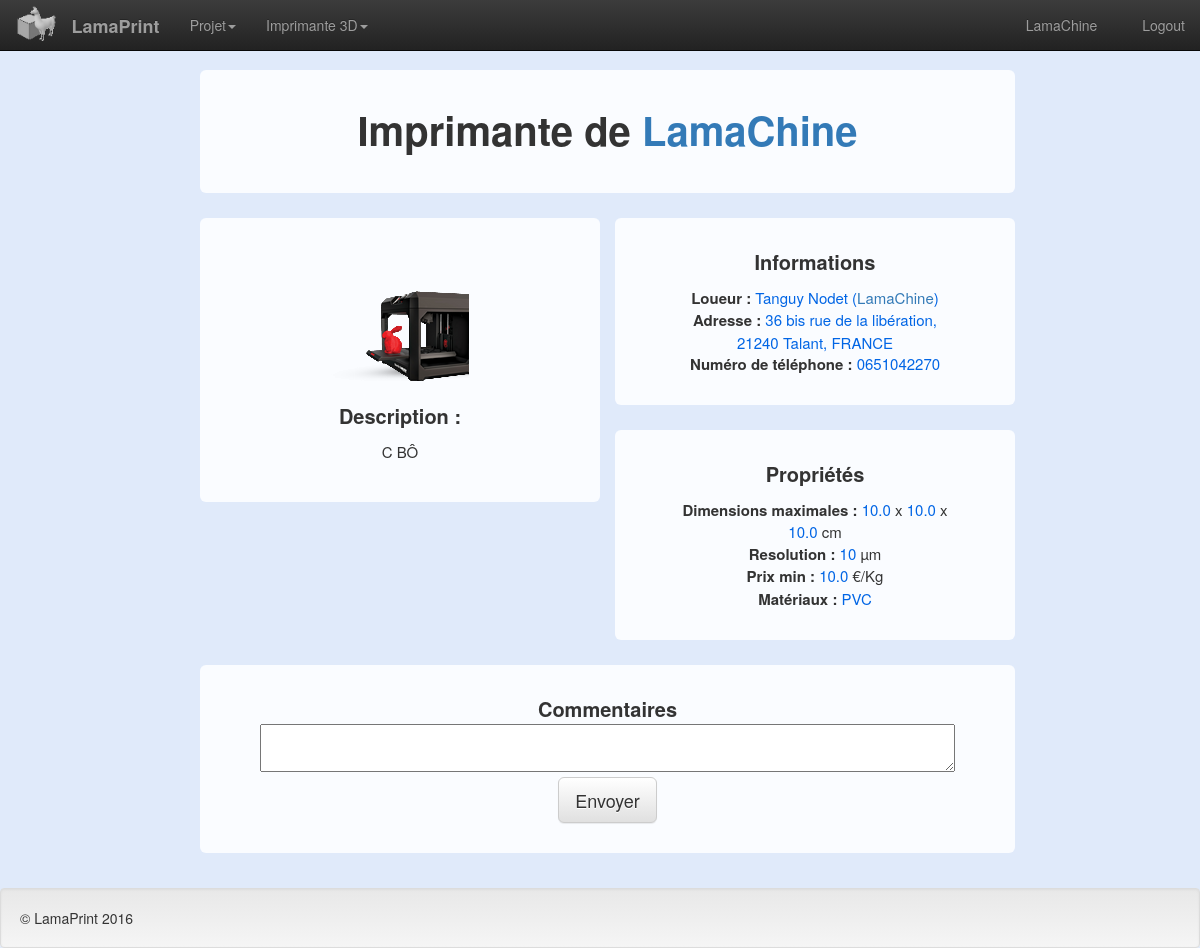
Screenshot of /printer/1 (signed in) with the database file from the repository.
### tables this page shows
CREATE TABLE printer (
	"ID" INTEGER NOT NULL, 
	creation_date VARCHAR, 
	user VARCHAR, 
	dimensionsx FLOAT, 
	dimensionsy FLOAT, 
	dimensionsz FLOAT, 
	res INTEGER, 
	price FLOAT, 
	material VARCHAR, 
	address VARCHAR, 
	postcode VARCHAR, 
	city VARCHAR, 
	country VARCHAR, 
	description VARCHAR, 
	PRIMARY KEY ("ID"), 
	UNIQUE ("ID"), 
	FOREIGN KEY(user) REFERENCES user (username) ON DELETE SET NULL ON UPDATE CASCADE
);

CREATE TABLE user (
	username VARCHAR NOT NULL, 
	password VARCHAR, 
	mail VARCHAR, 
	lastname VARCHAR, 
	name VARCHAR, 
	address VARCHAR, 
	profile_image_path VARCHAR, 
	creation_date VARCHAR, 
	score INTEGER, 
	birthdate VARCHAR, 
	telephone VARCHAR, 
	PRIMARY KEY (username), 
	UNIQUE (username)
);

### test.py (the view)
@app.route('/printer/<idd>')
def showprinter(idd):
	idd = int(idd)
	result=getPrinterInfo(idd);
	print("### /printer, result=", result)
	username="Aucun"
	nom=prenom='Non renseigné'
	phone='NaN'
	x=y=z=0
	res=price=0
	material=address=postcode=city=country="Non renseigné"
	if result is not False:
		if result[2] is not None:
			username=result[2]
		if result[2] is None:
			username='Non renseigné'
		userInfo=getUserInfo(username)
		if userInfo is not False:
			if userInfo[3] is not None:
				nom=userInfo[3]
			if userInfo[3] is None:
				nom='Non renseigné'
			if userInfo[4] is not None:
				prenom=userInfo[4]
			if userInfo[4] is None:
				prenom='Non renseigné'
			if userInfo[10] is not None:
				phone=userInfo[10]
			if userInfo[10] is None:
				phone='NaN'
		if result[3] is not None:
			x=result[3]
		if result[3] is None:
			x='Non renseigné'
		if result[4] is not None:
			y=result[4]
		if result[4] is None:
			y='Non renseigné'
		if result[5] is not None:
			z=result[5]
		if result[5] is None:
			z='Non renseigné'
		if result[6] is not None:
			res=result[6]
		if result[6] is None:
			res='Non renseigné'
		if result[7] is not None:
			price=result[7]
		if result[7] is None:
			price='Non renseigné'
		if result[8] is not None:
			material=result[8]
		if result[8] is None:
			material='Non renseigné'
		if result[9] is not None:
			address=result[9]
		if result[9] is None:
			address='Non renseigné'
		if result[10] is not None:
			postcode=result[10]
		if result[10] is None:
			postcode='Non renseigné'
		if result[11] is not None:
			city=result[11]
		if result[11] is None:
			city='Non renseigné'
		if result[12] is not None:
			country=result[12]
			country=country.upper()
		if result[12] is None:
			country='Non renseigné'
		if result[13] is not None:
			description=result[13]
		if result[13] is None:
			description='-- Aucune description --'
		return render_template('printer.html', name=" Imprimante n°"+str(idd), username=username, prenom=prenom, nom=nom, x=x, y=y, z=z, res=res, price=price, material=material, address=address, postcode=postcode, city=city, country=country, phone=phone, description=description)
	elif result is False:
		flash('Error: printer n°'+ str(idd) + ' may not exist.', 'warning')
		print('Error: printer n°'+ str(idd) + ' may not exist.')
		return redirect('/')

### test.py (called while the page is built)
def getUserInfo(username):
	db = engine.connect()
	try:
		result = db.execute(select([user]).where(user.c.username == username)).fetchone()
		if result is None:
			print('**Encounter problem getting user\'s info**')
			return False
		else:
			return result
	finally:
		db.close()

def getPrinterInfo(ID):
	db = engine.connect()
	print("### GetPrinterInfo, ID="+str(ID))
	try:
		result = db.execute(select([printer]).where(printer.c.ID == str(ID))).fetchone()
		if result is None:
			print('**Encounter problem getting printer\'s info**')
			return False
		else:
			return result
	finally:
		db.close()

### templates/printer.html (shortened to what this page needs)
{% extends "main.html" %}
{% block head %}
{{ super() }}
{% endblock %}
{% block navbar %}
{{ super() }}
{% endblock %}
{% block content %}
<div class="content">
	<div class="container register-text">
		<div class="jumbotron profile-title">
			<label for="titletext" class="profile-title">Imprimante de <a href="/profile/{{username}}">{{username}}</a></label>
		</div>
		<div class="container-globalprofile">
			<div class="col-md-6 no-padding">
				<div class="jumbotron container-leftprofile">
					<div class="form-style">
						<br />
						<br />
						<img src="../image/printer.png" name="image" id="image" style="width: auto">
						<br />
						<br />
						<label class="profile-subtitle">Description :</label>
						<br />
						<text class="profile-text">{{description}}
						</text>
					</div>
				</div>
			</div>
			<div class="col-md-6 no-padding">
				<div class="jumbotron container-rightprofile">
					<label class="profile-subtitle">Informations</label>
					<br />
					<B><text class="profile-text">Loueur :
					</text></B>
					<text style="color:#0065e5; text-align:center;">{{prenom}} {{nom}} (<a href="/profile/{{username}}">{{username}}</a>)</text>
					<br />
					<B><text class="profile-text">Adresse : </text></B>
						<text style="color:#0065e5; text-align:center;">{{address}}, <br /> {{postcode}} {{city}}, {{country}}</text>
					<br />
					<B><text class="profile-text">Numéro de téléphone : </text></B>
					<text style="color:#0065e5; text-align:center;">{{phone}}</text>
				</div>
				<div class="jumbotron container-rightprofile">
					<label class="profile-subtitle">Propriétés</label>
					<br />
					<B><text class="profile-text">Dimensions maximales : </text></B>
					<text style="color:#0065e5; text-align:center;"> {{x}} </text>x <text style="color:#0065e5; text-align:center;">{{y}} </text>x <text style="color:#0065e5; text-align:center;">{{z}}</text> cm
					<br />
					<B><text class="profile-text">Resolution : </text></B>
					<text style="color:#0065e5; text-align:center;">{{res}}</text> µm
					<br />
					<B><text class="profile-text">Prix min : </text></B>
					<text style="color:#0065e5; text-align:center;">{{price}}</text> €/Kg
					<br />
					<B><text class="profile-text">Matériaux :</text></B>
					<text style="color:#0065e5; text-align:center;"> {{material}}</text>
					<br />
				</div>
			</div>
			<div class="col-md-12 no-padding">
				<div class="jumbotron">
					<B><text class="profile-subtitle">Commentaires</text></B>
					<div>
						<textarea name="comments" id="com" class="comment-box"></textarea>
					</div>
					<button onclick="writeComment()" class="btn btn-lg btn-default navbar-button">Envoyer</button>
				</div>
			</div>
		</div>
	</div>
</div>
{% endblock %}
{% block footer %}
{{ super() }}
{% endblock %}

### templates/main.html (shortened to what this page needs)
<!DOCTYPE html>
<html>
	<head>
		{% block head %}
		<link rel="stylesheet" type="text/css" href="../bootstrap/css/bootstrap.min.css" />
		<link rel="stylesheet" type="text/css" href="../bootstrap/css/bootstrap-theme.min.css" />
		<link rel="stylesheet" type="text/css" href="../static/lamaprint.css" />
		{% endblock %}
	</head>
	<body>
		{% block navbar %}
		<nav class="navbar navbar-inverse navbar-fixed-top">
			<div class="container-fluid navbar-no-margin">
				<div class="navbar-header">
					<a class="navbar-brand" style="padding-top:5px" href="/"><img src="../image/logo.png" style="height:120%;width:auto"></a>
					<a class="navbar-brand" href="/"><b>LamaPrint</b></a>
				</div>
				<ul class="nav navbar-nav">
					<li class="dropdown">
						<a href="#" class="dropdown-toggle" data-toggle="dropdown" role="button" aria-haspopup="true" aria-expanded="false">Projet<span class="caret"></span></a>
					</li>
					<li class="dropdown">
						<a href="#" class="dropdown-toggle" data-toggle="dropdown" role="button" aria-haspopup="true" aria-expanded="false">Imprimante 3D<span class="caret"></span></a>
					</li>
				</ul>
				<ul class="nav navbar-nav navbar-right">
					{% if session.get('logged')==True %}
					<li><a href="/profile?action=view&user={{session['username']}}"><span class="glyphicon glyphicon-user"></span> {{session['username']}}</a></li>
					<li><a href="/logout"><span class="glyphicon glyphicon-log-out"></span> Logout</a></li>
					{% elif request.path == "/login" %}
					<li><a href="/register"><span class="glyphicon glyphicon-user"></span> Register</a></li>
					{% elif request.path == "/register" %}
					<li><a href="/login"><span class="glyphicon glyphicon-log-in"></span> Login</a></li>
					{% else %}
					<li><a href="/login"><span class="glyphicon glyphicon-log-in"></span> Login</a></li>
					<li><a href="/register"><span class="glyphicon glyphicon-user"></span> Register</a></li>
					{% endif %}
				</ul>
			</div>
		</nav>
		{% endblock %}
		<div class="container">
			{% block content %}{% endblock %}
		</div>
		{% block footer %}
		<footer>
			<div class="well">
				© LamaPrint 2016
			</div>
		</footer>
		{% endblock %}
	</body>
</html>

### static/lamaprint.css (style rules this page uses)
.navbar-no-margin { margin: 0px; width:100%; }
footer { width: 100%; height: 60px; }
body { background-color:#e0eafa }
img { width: 100%; }
.no-padding { padding-bottom:0px; padding-top:0px; padding-left:0px; padding-right:0px; }
.jumbotron { background-color:#fafcff; padding-top:30px; padding-bottom:30px; padding-left:0px; margin-bottom:25px; width: 815px; }
.form-style { margin-bottom:10px; }
.register-text { text-align:center; width:830px; font-size:15px; margin-top:20px; margin-bottom:10px; }
.profile-title { margin-top:0px; width:815px; font-size:40px; text-align:center; }
.profile-subtitle { margin-top:0px; font-size:20px; text-align:center; margin-top:0px; margin-bottom:10px; }
.profile-text { text-align:center; width:800px; font-size:15px; margin-top:20px; margin-bottom:10px; }
.container-globalprofile { width:830px; margin-left:0px; margin-right:0px; margin-top:0px; text-align:center; }
.container-leftprofile { width:400px; margin-left:0px; margin-right:0px; margin-top:0px; padding-left:0px; text-align:center; }
.container-rightprofile { width:400px; margin-left:0px; margin-right:0px; margin-top:0px; padding-right:0px; text-align:center; }
.comment-box { width: 100%; text-align:left; }

### rows the page displays
printer: user "LamaChine", description "C BÔ", address "36 bis rue de la libération", postcode "21240", city "Talant", country "FRANCE", dimensionsx "10.0", dimensionsy "10.0", dimensionsz "10.0", price "10.0", material "PVC"
user: name "Tanguy", lastname "Nodet", telephone "0651042270"

### other values shown
{{ session['username'] }} "LamaChine"
{{ res }} "10"
